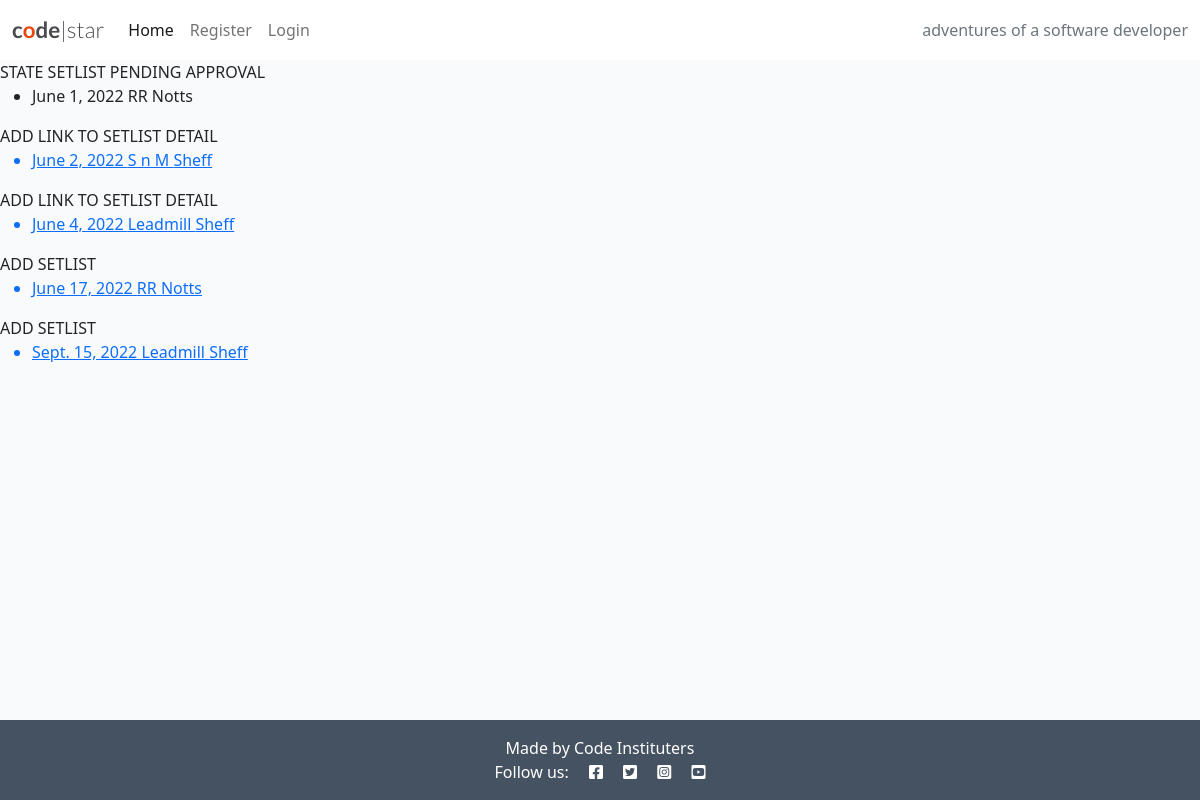
The app's page /, older data.
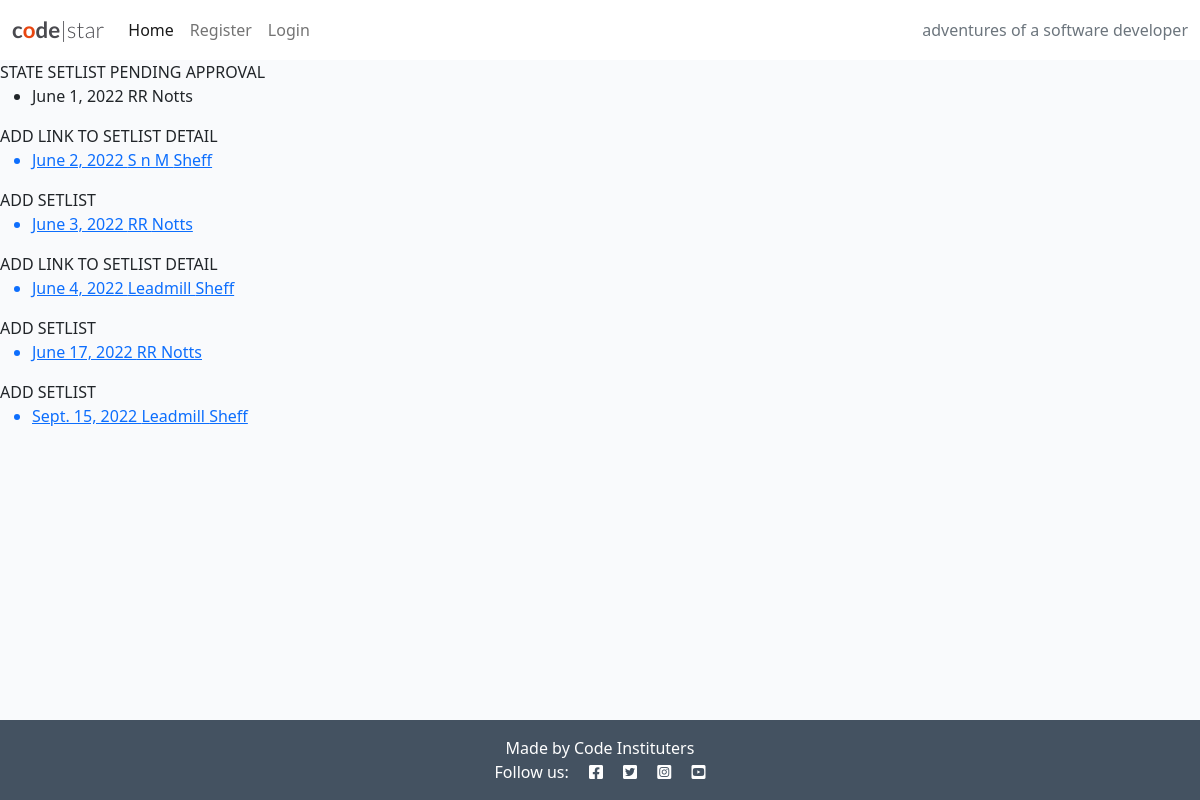
The same page, newer data.
### home/models.py (models this page shows, shortened)
class Gig(models.Model):
    date = models.DateField(auto_now_add=False, auto_now=False, blank=True, null=True)
    venue = models.ForeignKey('setlist.Venue', on_delete=models.CASCADE, null=True)

### setlist/models.py (models this page shows)
class Venue(models.Model):
    name = models.CharField(max_length=200)
    city = models.CharField(max_length=200)
    def __str__(self):
        return self.name

### home/views.py (the view)
# urls.py: path('', views.gigs, name='index'),
def gigs(request):
    gigs = Gig.objects.all().order_by('date')
    gigs_setlist_published = Setlist.objects.filter(status=1)
    gigs_setlist_pending = Setlist.objects.filter(status=0)
    gigs_no_setlist = Gig.objects.filter(setlist_gig__isnull=True)
    context = {
        'gigs': gigs,
        'published': gigs_setlist_published,
        'pending': gigs_setlist_pending,
        'no_list': gigs_no_setlist,
    }
    return render(request, 'index.html', context)

### home/templates/index.html
{% extends 'base.html' %}
{% block content %}
{% for gig in gigs %}
    {% if gig.setlist_gig.status == 0 %}
    STATE SETLIST PENDING APPROVAL
    <ul>
        <li>{{ gig.date }} {{ gig.venue }} {{ gig.venue.city }}</li>
    </ul>
    {% elif gig.setlist_gig.status == 1 %}
    ADD LINK TO SETLIST DETAIL
    <ul>
        <a href="/setlist/setlist-detail/{{ gig.setlist.id }}"><li>{{ gig.date }} {{ gig.venue }} {{ gig.venue.city }}</li></a>
    </ul>
    {% else %}
    ADD SETLIST
    <ul>
        <a href="/setlist/add/{{ gig.pk }}"><li>{{ gig.date }} {{ gig.venue }} {{ gig.venue.city }}</li></a>
    </ul>
    {% endif %}
{% endfor %}
{% endblock %}

Row changes from the older to the newer data that the page shows:
added Gig: date "June 3, 2022", venue "RR", venue.city "Notts"
